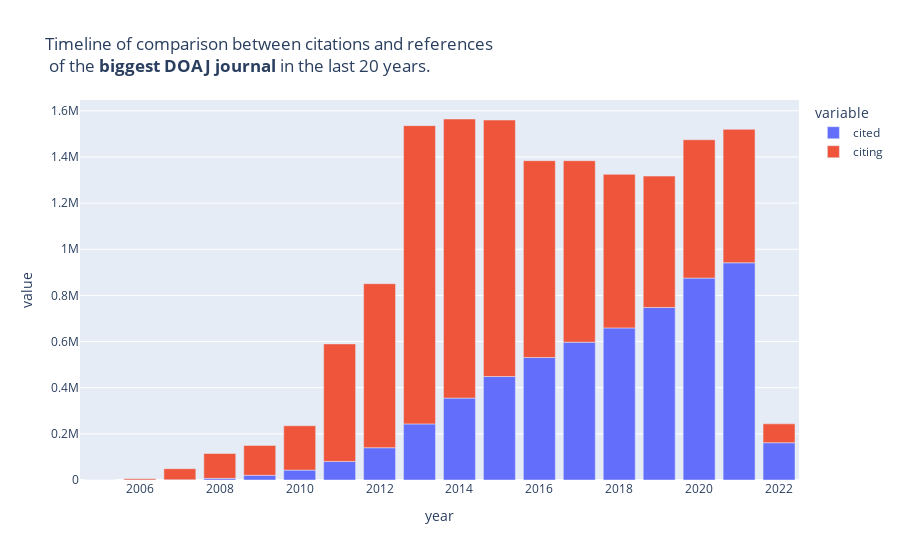

The notebook cell saved with this chart:
### Code cell
comp_years_jrnl_fig = px.bar(final_df_journal_1[-20:-2], x='year', y=['cited','citing'], 
             title='Timeline of comparison between citations and references <br> of the <b>biggest DOAJ journal</b> in the last 20 years.',
             height=600)
comp_years_jrnl_fig.show()

### Figure 1 — Plotly figure (JSON) as saved in the notebook; plotly's stock layout.template omitted (floating-point values rounded to 4 significant figures)
{"data": [{"alignmentgroup": "True", "hovertemplate": "variable=cited<br>year=%{x}<br>value=%{y}<extra></extra>", "legendgroup": "cited", "marker": {"color": "#636efa", "pattern": {"shape": ""}}, "name": "cited", "offsetgroup": "cited", "orientation": "v", "showlegend": true, "textposition": "auto", "type": "bar", "x": [2005, 2006, 2007, 2008, 2009, 2010, 2011, 2012, 2013, 2014, 2015, 2016, 2017, 2018, 2019, 2020, 2021, 2022], "xaxis": "x", "y": [26, 22, 1066, 7046, 20489, 42922, 80499, 139913, 243121, 355028, 448291, 530797, 597137, 659062, 747610, 874997, 941323, 161534], "yaxis": "y"}, {"alignmentgroup": "True", "hovertemplate": "variable=citing<br>year=%{x}<br>value=%{y}<extra></extra>", "legendgroup": "citing", "marker": {"color": "#EF553B", "pattern": {"shape": ""}}, "name": "citing", "offsetgroup": "citing", "orientation": "v", "showlegend": true, "textposition": "auto", "type": "bar", "x": [2005, 2006, 2007, 2008, 2009, 2010, 2011, 2012, 2013, 2014, 2015, 2016, 2017, 2018, 2019, 2020, 2021, 2022], "xaxis": "x", "y": [0, 5094, 47822, 107745, 129398, 192074, 509252, 710758, 1292530, 1209410, 1111564, 852925, 786511, 665413, 569405, 599538, 578280, 81828], "yaxis": "y"}], "layout": {"autosize": true, "barmode": "relative", "legend": {"title": {"text": "variable"}, "tracegroupgap": 0}, "title": {"text": "Timeline of comparison between citations and references <br> of the <b>biggest DOAJ journal</b> in the last 20 years."}, "xaxis": {"anchor": "y", "autorange": true, "domain": [0, 1], "range": [2004.0, 2022.0], "title": {"text": "year"}, "type": "linear"}, "yaxis": {"anchor": "x", "autorange": true, "domain": [0, 1], "range": [0, 1647000.0], "title": {"text": "value"}, "type": "linear"}}}
